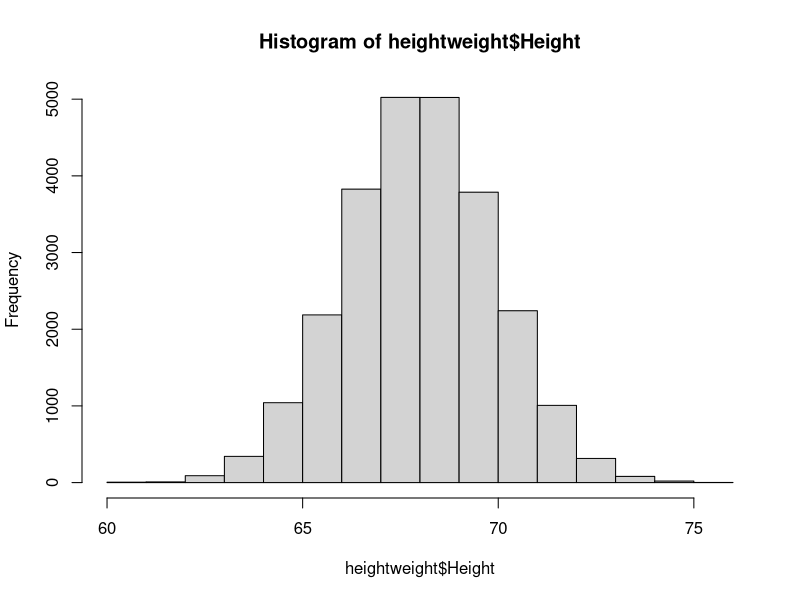
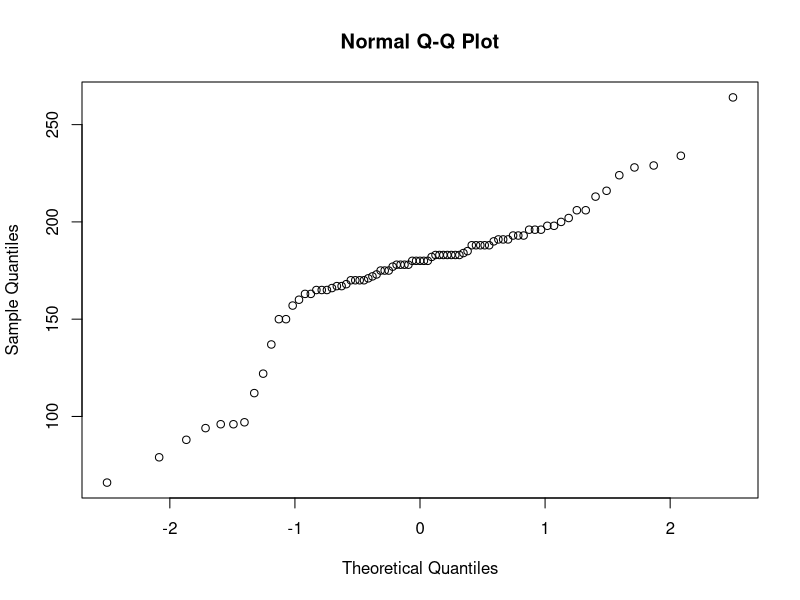

Reproduce these figures in R, in order.
## ---- chunk 1
knitr::opts_chunk$set(echo = TRUE, error=TRUE)
## ---- chunk 2
starwars <- read.csv("starwars.csv")
starwars <- starwars[!is.na(starwars$height),] #take out NA values
summary(starwars$height)
## ---- chunk 3
quantile( starwars$height, .25)
## ---- chunk 4
#can ask for multiple percentiles at once; this is just a 5-num summary
quantile(starwars$height, c(0, 0.25, 0.5, 0.75, 1.0))
## ---- chunk 5
quantile(starwars$height, 0.4)
## ---- chunk 6
quantile(starwars$height, 0.3)
quantile(starwars$height, 0.7)
## ---- chunk 7
#find the value in the DATA for that percentile
quantile(starwars$height, 0.16)
## ---- chunk 8
#see what value the NORMAL MODEL says corresponds to that percentile
qnorm(0.16, mean=mean(starwars$height), sd=sd(starwars$height))
## ---- chunk 9
heightweight <- read.csv("HeightWeightData.csv")
head(heightweight)
## ---- chunk 10
hist(heightweight$Height)
## ---- chunk 11
mean(heightweight$Height)
sd(heightweight$Height)
## ---- chunk 12
quantile(heightweight$Height, 0.16)
qnorm(0.16, mean=67.99311, sd=1.901679)
## ---- chunk 13
qqnorm(starwars$height
       )
## ---- chunk 14
apple <- read.csv("AAPL.csv")
head(apple)
## ---- chunk 15

## ---- chunk 16

## ---- chunk 17

